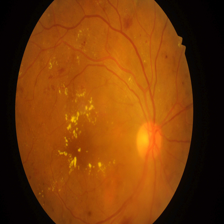
#> input picture paper/figures/fig_stage_input.png, 224 x 224 px, found by its file name
$ python generate_patchgrid_visual.py
#> lines starting #> are read from the running program, lines starting #| are printed output that depends on the picture
"""Real visual before/after for feature extraction: the same example image,
plain, next to the same image with the real 14x14 patch grid (16x16-pixel
cells) drawn directly on it - the actual patchification ViT-Base/16 applies,
not an illustrative diagram."""
import numpy as np
from PIL import Image, ImageDraw, ImageFont

img = Image.open("paper/fig_stage_input.png").convert("RGB")
#> img is the input picture: PIL image 224x224 RGB; mean R, G, B 121.1, 59.5, 8.1
w, h = img.size  # 224, 224
#> w = 224; h = 224

gridded = img.copy()
draw = ImageDraw.Draw(gridded)
patch = 16
for x in range(0, w + 1, patch):
    draw.line([(x, 0), (x, h)], fill=(59, 130, 246), width=1)
for y in range(0, h + 1, patch):
    draw.line([(0, y), (w, y)], fill=(59, 130, 246), width=1)

def load_font(size=12):
    try:
        return ImageFont.truetype("arial.ttf", size)
    except Exception:
        return ImageFont.load_default()

pad, label_h = 14, 40
canvas = Image.new("RGB", (w * 2 + pad * 3, h + label_h + pad * 2), (255, 255, 255))
#> canvas: PIL image 490x292 RGB; every value is 255
d = ImageDraw.Draw(canvas)
font = load_font(12)
titles = ["Before: plain resized\nimage (224x224x3)", "After: real 14x14 patch grid\n(196 patches of 16x16 px)"]
for i, (im, title) in enumerate(zip([img, gridded], titles)):
    x = pad + i * (w + pad)
    canvas.paste(im, (x, label_h + pad))
    d.multiline_text((x + w / 2, 6), title, fill=(20, 20, 20), font=font, anchor="ma", align="center")
#> this loop made 2 passes
#> x on passes 1 to 2: 14, 252
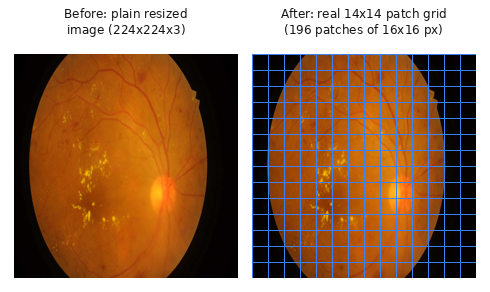
#> canvas: PIL image 490x292 RGB; mean R, G, B 156.1, 118.6, 89.6
canvas.save("paper/fig_stage_patchgrid_visual.png")
print("saved paper/fig_stage_patchgrid_visual.png")
